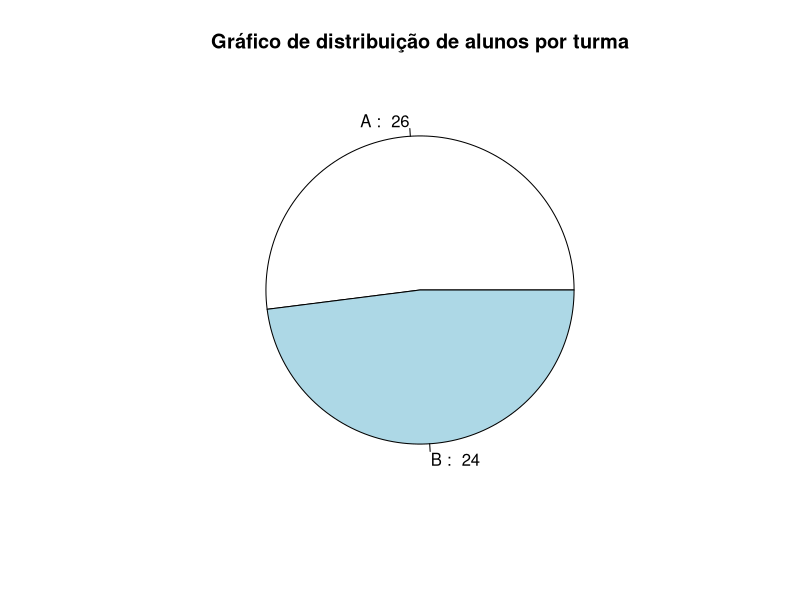
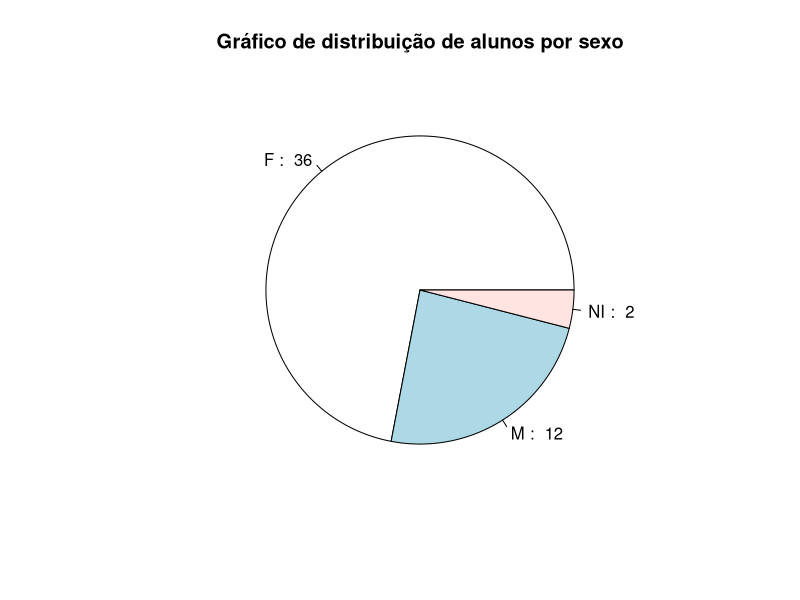
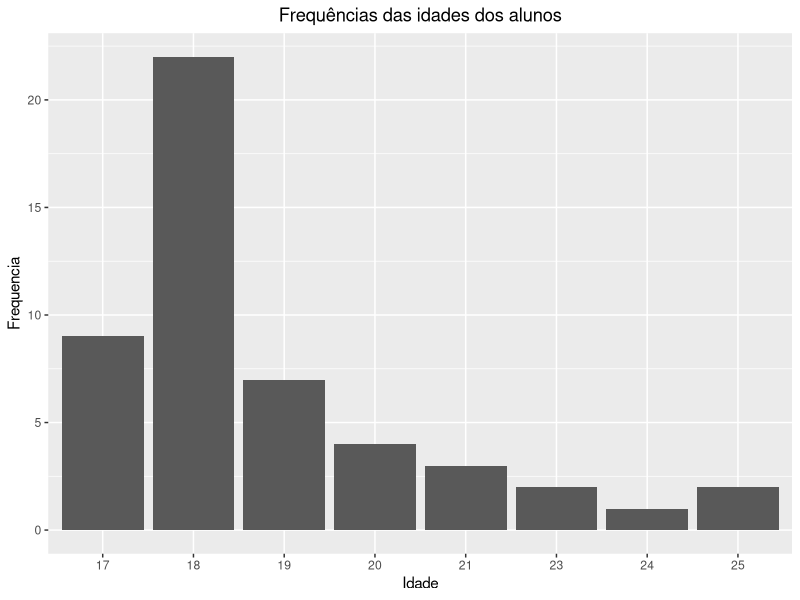
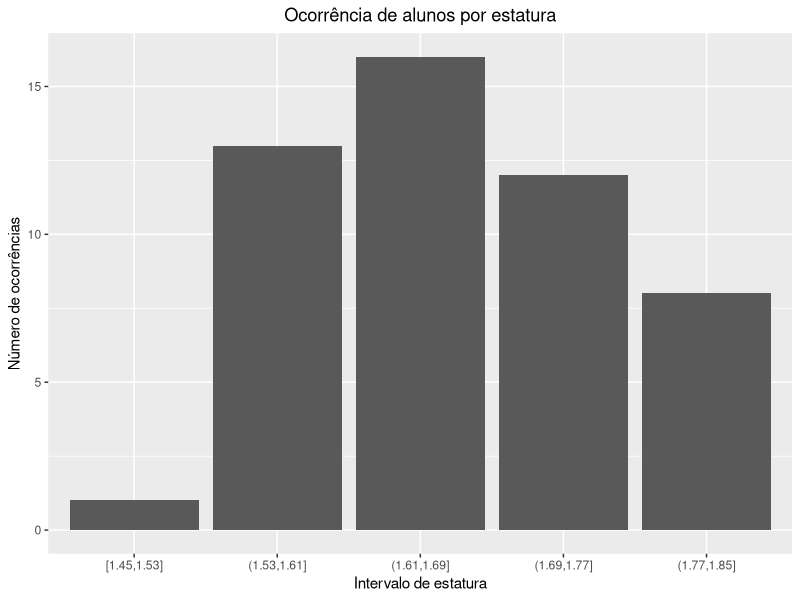

Write the R code that produced these figures, in order.
#imports
library(ggplot2)


data <- read.csv("dados_estudantes.csv", sep = ';')


#Tabela turmas e gráfico de turmas
contagem_turmas = table(data$Turma)
contagem_turmas_table = data.frame(Turma = names(contagem_turmas), Frequencia = as.numeric(contagem_turmas))
pie(
  contagem_turmas_table$Frequencia,
  labels = paste(
    contagem_turmas_table$Turma, 
    ": ", 
    contagem_turmas_table$Frequencia
  ),
  main = "Gráfico de distribuição de alunos por turma"
)



#Tabela sexo gráfico sexo
contagem_sexo = table(data$Sexo)
contagem_sexo_table = data.frame(
  Sexo = names(contagem_sexo),
  Frenquencia = as.integer(contagem_sexo)
)
pie(
  contagem_sexo_table$Frenquencia,
  labels = paste(
    contagem_sexo_table$Sexo,
    ": ",
    contagem_sexo_table$Frenquencia
  ),
  main = "Gráfico de distribuição de alunos por sexo"
)


#Tabela de idade e gráfico de idade
contagem_idade = table(data$Idade)
contagem_idade_table = data.frame(
  Idade = names (contagem_idade),
  Frequencia = as.integer(contagem_idade)
)
idade_grafico = ggplot(
  contagem_idade_table,
  aes(
    x = Idade, 
    y = Frequencia
  )
)+ 
  geom_bar(stat = "identity") +
  labs(title = "Frequências das idades dos alunos") +
  theme(plot.title = element_text(hjust = 0.5))
print(idade_grafico)


#Tabela de altura e gráfico de altura
altura = data$Alt
n_classes = 5
amplitude_de_classe = (max(altura) - min (altura))/n_classes
intervalos = seq(min(altura), max(altura), amplitude_de_classe)
classes = cut(altura, breaks = intervalos, include.lowest = TRUE)
tabela_classes = as.data.frame(table(classes))
plot_altura = ggplot(data = tabela_classes, aes(x = classes, y = Freq)) + 
  geom_bar(stat = "identity")+
  labs(title = "Ocorrência de alunos por estatura")+
  xlab("Intervalo de estatura")+
  ylab("Número de ocorrências")+
  theme(plot.title = element_text(hjust = 0.5))
print(plot_altura)
